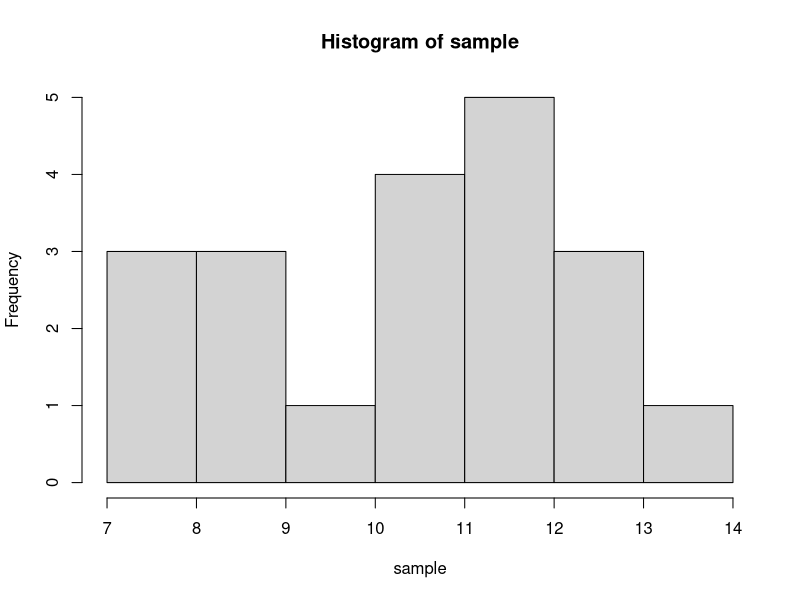
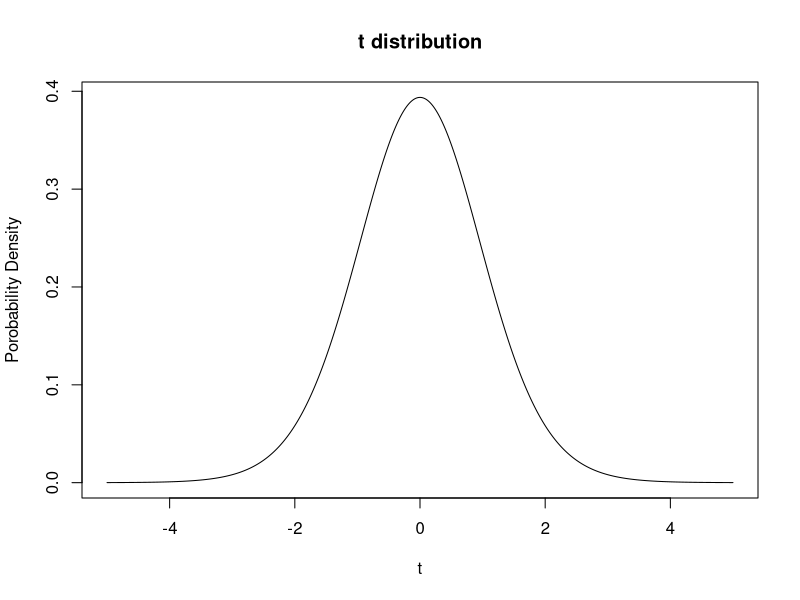
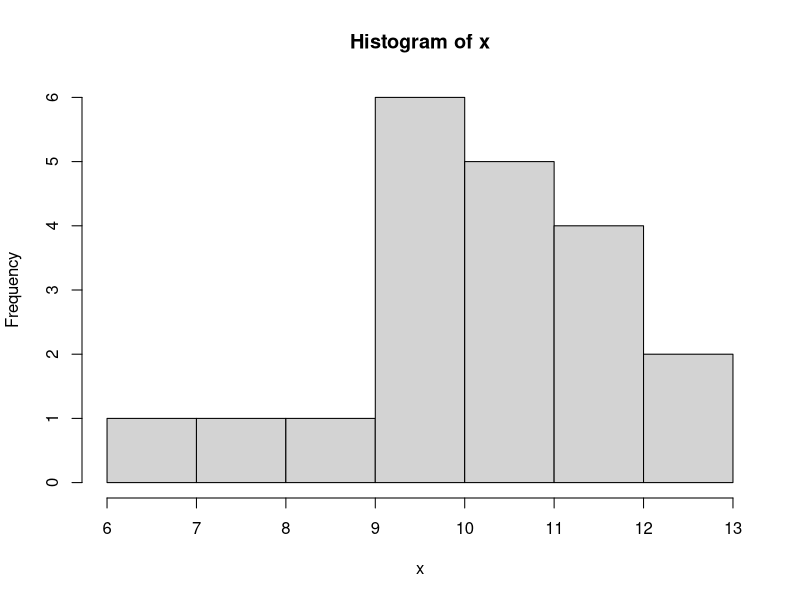
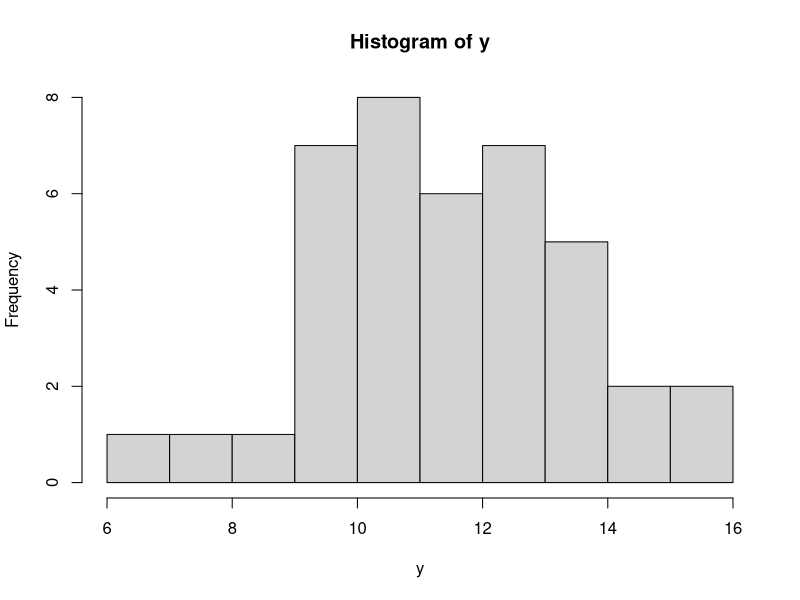
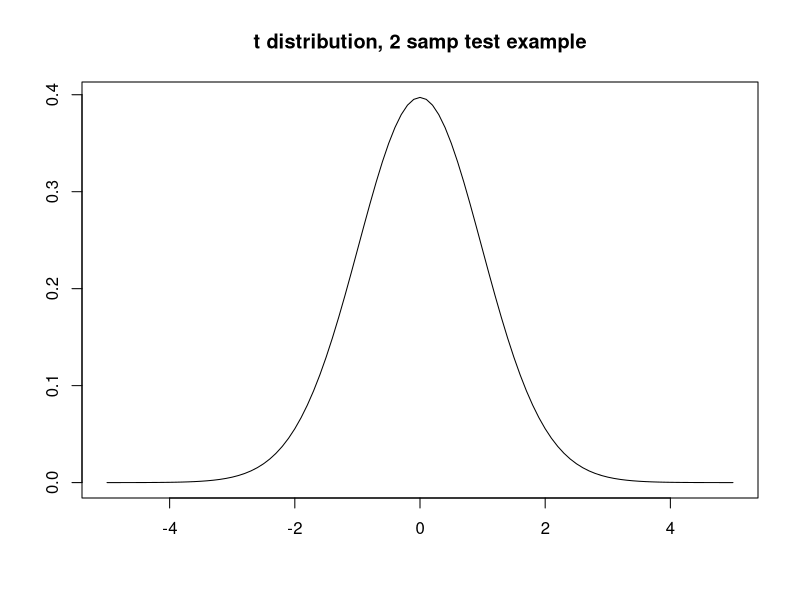
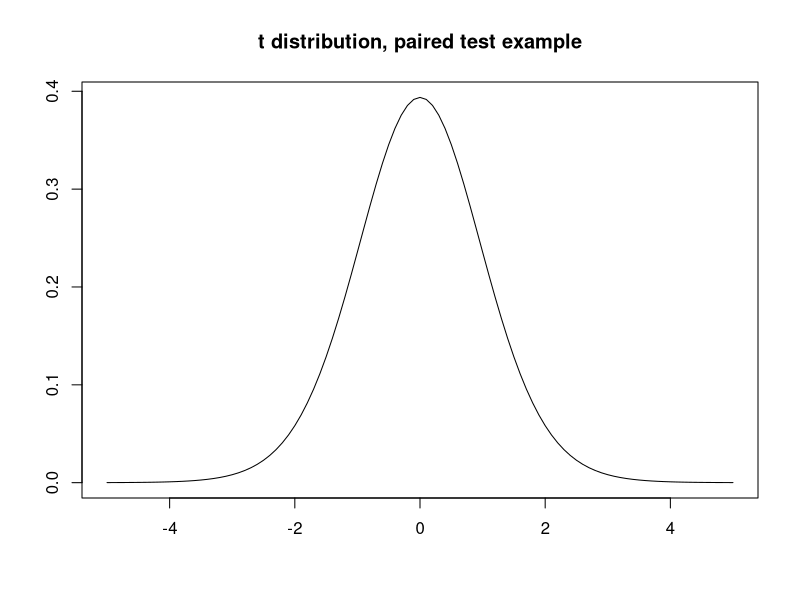

Source code (R) for these figures, in order:
## ---- chunk 1
# First set the sample size we are going to use when we draw our sample. Let's do a sample size of 20 and
# call the variable n
n = 20

# Create a sample to use via the rnorm command. Call this variable "sample".
# Give it a mean of 10 and a standard deviation of 2.5
# plot it in a histogram using hist()
sample = rnorm(n, mean = 10, sd = 2.5)

hist(sample)

# Quickly remake the t distribution, by copying the code we used last time. 
x = seq(-5,5,by = 0.001)
tdistr = dt(x,n-1)
plot(x,tdistr,type = "l",main = "t distribution",xlab = "t",ylab = "Porobability Density")

# what's our t value and where is it on the distribution?  What do you predict for the result of
# the test?
obs_t = (mean(sample)-10)/(sd(sample)/sqrt(length(sample)))

# R's t-test function is called t.test. run help(t.test) to get a feel for the function.

# do the t.test:
# remember, the mean of our null is 10 and we want to do a right, one-sided test (greater than).
t.test(sample,mu = 10,alternative="g")

# There are a lot of outputs, but for our purposes we want to focus on 
# the p-value. 
## ---- chunk 2
#Let's do sample sizes of x = 20 and y = 40 (same sd).

x = rnorm(20, mean = 10, sd = 2.5)
y = rnorm(40, mean = 11, sd = 2.5)

# Look at them using hist().

hist(x)
hist(y)
## ---- chunk 3
# Here I made the variances equal. In practice if we are using a two
# sample t test and allowing ourselves to assume equal variances then we
# compute what is called the pooled standard deviation. 

sp = ((length(x)-1)*sd(x)^2+(length(y)-1)*sd(y)^2)/(length(x)+length(y)-2)
sp = sqrt(sp)

# Then we need to think about our H0 for a moment.

# Let's say our H0 is that the population means are equal.ie mean(x)=mean(y).
# So we can calculate our t statistic as follows:
  
obs_t = (mean(x)-mean(y))/sqrt((sp^2)/length(x)+(sp^2)/length(y))

# Now we need to think about our Ha.  Let's say we thought it might be the
# case that mean(x) < mean(y), That means our t stat would be out there in the left
# tail of the distribution.  Think about an extreme case where we would feel confident
# in saying mean(x) < mean(y).  Imagine mean(x) was 0 and
# mean(y) was 1000.  If the samples were large and xbar ~mean(x) and ybar ~mean(y) then
# tstat would be large and negative! This means to the left.

# Ok so what does our t distribution look like?  Where does our observed
# value of t land?  What does that imply for our testing?

tdistr = dt(seq(-5,5,by = .1),length(x)+length(y)-2)
plot(seq(-5,5,by=.1),tdistr,type = "l",main = "t distribution, 2 samp test example",xlab = "",ylab = "")

# Ok now use the t.test to perform a two-sample t-test. We do not need to set mu, instead we need to 
# input both samples into t.test(). We also need to specify that the variances of our samples are 
# equal and that we want a "left" or "lesser" one-sided t-test. 
t.test(x,y,var.equal=TRUE, alternative = "l")

# Do the results of the t-test confirm your intuition?

## ---- chunk 4
N_iter = 20000
h_out = 0
alpha = 0.05
for (i in 1:N_iter){
  x = rnorm(n, mean = 10, sd = 2.5)
  p=t.test(x,mu = 10,alternative = "g")[["p.value"]]
  if (p < alpha){
  h_out = h_out+1
  }
  }
# So what's the rate of type I error?

h_out/N_iter

# It should be close to our significance level!  If H0 is true and we
# reject the Null we are out in the tail of distribution by chance.  And
# alpha is the probability of that!
## ---- chunk 5
# Ok we need two samples again. Let's call them x and y again. 
# Set both sample sizes to 200. Set the mean of one of x to 10 and the mean of y to 11. 
# Standard deviation for both is 2.5

x = rnorm(n, mean = 10, sd = 2.5)
y = rnorm(n, mean = 11, sd = 2.5)

# Ok, so what are our diffs? does the order matter? In this case our HA is that mean(x)<mean(y), so we 
# are going to calculate the diffs as x-y with our expectation being that there will be a negative 
# difference if the null is false. 
  
the_diffs=x-y

# What's our H0?  Let's say it is that the means are equal again.

# What's our t stat?

obs_t = mean(the_diffs)/(sd(the_diffs)/sqrt(length(the_diffs)))

# What does our t distribution look like? Where is our observed t value?
# What's the likely outcome of our test?

tdistr = dt(seq(-5,5,by=.1),length(the_diffs)-1)
plot(seq(-5,5,by=.1),tdistr,type = "l",main = "t distribution, paired test example",xlab = "",ylab = "")

# What's our Ha?  Let's say that it is mean(x)<mean(y), so we need to look at a
# rejection region in the left tail of the distribution.
# Ok, do the test. It's t.test again but this time we are going to specify that they are paired. 

t.test(x,y,paired = TRUE, alternative = "l")
## ---- chunk 6
# In order to make sure we are not breaking the assumptions of the t-test, I am going to quickly make a couple of samples for us. 
sample_1 = rnorm(25, mean = 10, sd = 2.5)
sample_2 = rnorm(50, mean = 13, sd = 2.5)
t.test(sample_1, sample_2, var.equal = TRUE)
